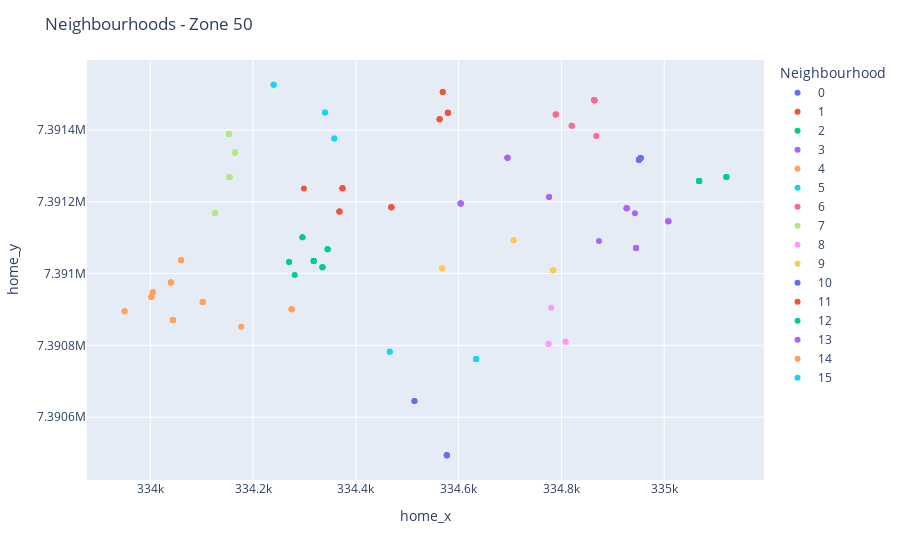

The code cell stored with this chart in its notebook:
### Code cell
zone = 50
zone_df = df[df['home'] == zone].sort_values(by='Neighbourhood')
zone_df['Neighbourhood'] = zone_df['Neighbourhood'].astype(str)

fig = px.scatter(zone_df, x='home_x', y='home_y', color='Neighbourhood')
fig.update_layout(title=f'Neighbourhoods - Zone {zone}')

### Figure 1 — Plotly figure (JSON) as saved in the notebook; plotly's stock layout.template omitted (floating-point values rounded to 4 significant figures)
{"data": [{"hovertemplate": "Neighbourhood=0<br>home_x=%{x}<br>home_y=%{y}<extra></extra>", "legendgroup": "0", "marker": {"color": "#636efa", "symbol": "circle"}, "mode": "markers", "name": "0", "showlegend": true, "type": "scatter", "x": [334514, 334577, 334577, 334577, 334577, 334514], "xaxis": "x", "y": [7390645, 7390494, 7390494, 7390494, 7390494, 7390645], "yaxis": "y"}, {"hovertemplate": "Neighbourhood=1<br>home_x=%{x}<br>home_y=%{y}<extra></extra>", "legendgroup": "1", "marker": {"color": "#EF553B", "symbol": "circle"}, "mode": "markers", "name": "1", "showlegend": true, "type": "scatter", "x": [334563, 334563, 334563, 334579, 334579, 334579, 334569, 334569, 334579], "xaxis": "x", "y": [7391430, 7391430, 7391430, 7391448, 7391448, 7391448, 7391506, 7391506, 7391448], "yaxis": "y"}, {"hovertemplate": "Neighbourhood=2<br>home_x=%{x}<br>home_y=%{y}<extra></extra>", "legendgroup": "2", "marker": {"color": "#00cc96", "symbol": "circle"}, "mode": "markers", "name": "2", "showlegend": true, "type": "scatter", "x": [334318, 334281, 334270, 334345, 334345, 334345, 334318, 334270, 334335, 334335, 334318, 334296, 334296, 334318, 334335, 334318], "xaxis": "x", "y": [7391035, 7390996, 7391032, 7391068, 7391068, 7391068, 7391035, 7391032, 7391018, 7391018, 7391035, 7391101, 7391101, 7391035, 7391018, 7391035], "yaxis": "y"}, {"hovertemplate": "Neighbourhood=3<br>home_x=%{x}<br>home_y=%{y}<extra></extra>", "legendgroup": "3", "marker": {"color": "#ab63fa", "symbol": "circle"}, "mode": "markers", "name": "3", "showlegend": true, "type": "scatter", "x": [335008, 334945, 334945, 334927, 334927, 334943, 334873, 334927, 334945, 334945, 334927, 334945, 335008, 335008, 335008], "xaxis": "x", "y": [7391146, 7391071, 7391071, 7391182, 7391182, 7391168, 7391091, 7391182, 7391071, 7391071, 7391182, 7391071, 7391146, 7391146, 7391146], "yaxis": "y"}, {"hovertemplate": "Neighbourhood=4<br>home_x=%{x}<br>home_y=%{y}<extra></extra>", "legendgroup": "4", "marker": {"color": "#FFA15A", "symbol": "circle"}, "mode": "markers", "name": "4", "showlegend": true, "type": "scatter", "x": [334044, 334044, 334102, 333950, 333950, 334044, 334044, 334002, 334060, 334005, 334005, 334002, 334002, 334040, 334040, 334040, 334060, 334060, 334005, 334102, 334102], "xaxis": "x", "y": [7390871, 7390871, 7390921, 7390895, 7390895, 7390871, 7390871, 7390935, 7391037, 7390948, 7390948, 7390935, 7390935, 7390975, 7390975, 7390975, 7391037, 7391037, 7390948, 7390921, 7390921], "yaxis": "y"}, {"hovertemplate": "Neighbourhood=5<br>home_x=%{x}<br>home_y=%{y}<extra></extra>", "legendgroup": "5", "marker": {"color": "#19d3f3", "symbol": "circle"}, "mode": "markers", "name": "5", "showlegend": true, "type": "scatter", "x": [334240, 334358, 334340, 334340, 334240, 334358], "xaxis": "x", "y": [7391526, 7391376, 7391449, 7391449, 7391526, 7391376], "yaxis": "y"}, {"hovertemplate": "Neighbourhood=6<br>home_x=%{x}<br>home_y=%{y}<extra></extra>", "legendgroup": "6", "marker": {"color": "#FF6692", "symbol": "circle"}, "mode": "markers", "name": "6", "showlegend": true, "type": "scatter", "x": [334789, 334789, 334789, 334820, 334820, 334864, 334864, 334864, 334864, 334864, 334864, 334868, 334864, 334864], "xaxis": "x", "y": [7391443, 7391443, 7391443, 7391412, 7391412, 7391483, 7391483, 7391483, 7391483, 7391483, 7391483, 7391383, 7391483, 7391483], "yaxis": "y"}, {"hovertemplate": "Neighbourhood=7<br>home_x=%{x}<br>home_y=%{y}<extra></extra>", "legendgroup": "7", "marker": {"color": "#B6E880", "symbol": "circle"}, "mode": "markers", "name": "7", "showlegend": true, "type": "scatter", "x": [334154, 334153, 334153, 334153, 334153, 334154, 334165, 334165, 334165, 334165, 334126, 334126, 334126, 334154, 334165, 334154], "xaxis": "x", "y": [7391269, 7391389, 7391389, 7391389, 7391389, 7391269, 7391337, 7391337, 7391337, 7391337, 7391169, 7391169, 7391169, 7391269, 7391337, 7391269], "yaxis": "y"}, {"hovertemplate": "Neighbourhood=8<br>home_x=%{x}<br>home_y=%{y}<extra></extra>", "legendgroup": "8", "marker": {"color": "#FF97FF", "symbol": "circle"}, "mode": "markers", "name": "8", "showlegend": true, "type": "scatter", "x": [334775, 334780, 334808, 334808, 334775], "xaxis": "x", "y": [7390804, 7390905, 7390810, 7390810, 7390804], "yaxis": "y"}, {"hovertemplate": "Neighbourhood=9<br>home_x=%{x}<br>home_y=%{y}<extra></extra>", "legendgroup": "9", "marker": {"color": "#FECB52", "symbol": "circle"}, "mode": "markers", "name": "9", "showlegend": true, "type": "scatter", "x": [334784, 334784, 334784, 334707, 334707, 334568, 334568, 334784], "xaxis": "x", "y": [7391009, 7391009, 7391009, 7391093, 7391093, 7391015, 7391015, 7391009], "yaxis": "y"}, {"hovertemplate": "Neighbourhood=10<br>home_x=%{x}<br>home_y=%{y}<extra></extra>", "legendgroup": "10", "marker": {"color": "#636efa", "symbol": "circle"}, "mode": "markers", "name": "10", "showlegend": true, "type": "scatter", "x": [334954, 334954, 334951, 334951, 334951, 334951, 334954, 334954], "xaxis": "x", "y": [7391322, 7391322, 7391317, 7391317, 7391317, 7391317, 7391322, 7391322], "yaxis": "y"}, {"hovertemplate": "Neighbourhood=11<br>home_x=%{x}<br>home_y=%{y}<extra></extra>", "legendgroup": "11", "marker": {"color": "#EF553B", "symbol": "circle"}, "mode": "markers", "name": "11", "showlegend": true, "type": "scatter", "x": [334374, 334374, 334374, 334299, 334469, 334368, 334368, 334469, 334469, 334469, 334368], "xaxis": "x", "y": [7391238, 7391238, 7391238, 7391237, 7391185, 7391173, 7391173, 7391185, 7391185, 7391185, 7391173], "yaxis": "y"}, {"hovertemplate": "Neighbourhood=12<br>home_x=%{x}<br>home_y=%{y}<extra></extra>", "legendgroup": "12", "marker": {"color": "#00cc96", "symbol": "circle"}, "mode": "markers", "name": "12", "showlegend": true, "type": "scatter", "x": [335121, 335068, 335068, 335068, 335068, 335121, 335068, 335121, 335068], "xaxis": "x", "y": [7391269, 7391258, 7391258, 7391258, 7391258, 7391269, 7391258, 7391269, 7391258], "yaxis": "y"}, {"hovertemplate": "Neighbourhood=13<br>home_x=%{x}<br>home_y=%{y}<extra></extra>", "legendgroup": "13", "marker": {"color": "#ab63fa", "symbol": "circle"}, "mode": "markers", "name": "13", "showlegend": true, "type": "scatter", "x": [334604, 334695, 334695, 334604, 334604, 334604, 334776, 334695, 334776], "xaxis": "x", "y": [7391195, 7391323, 7391323, 7391195, 7391195, 7391195, 7391213, 7391323, 7391213], "yaxis": "y"}, {"hovertemplate": "Neighbourhood=14<br>home_x=%{x}<br>home_y=%{y}<extra></extra>", "legendgroup": "14", "marker": {"color": "#FFA15A", "symbol": "circle"}, "mode": "markers", "name": "14", "showlegend": true, "type": "scatter", "x": [334275, 334275, 334275, 334177], "xaxis": "x", "y": [7390901, 7390901, 7390901, 7390852], "yaxis": "y"}, {"hovertemplate": "Neighbourhood=15<br>home_x=%{x}<br>home_y=%{y}<extra></extra>", "legendgroup": "15", "marker": {"color": "#19d3f3", "symbol": "circle"}, "mode": "markers", "name": "15", "showlegend": true, "type": "scatter", "x": [334466, 334634, 334634, 334634, 334634, 334466, 334634], "xaxis": "x", "y": [7390782, 7390762, 7390762, 7390762, 7390762, 7390782, 7390762], "yaxis": "y"}], "layout": {"legend": {"title": {"text": "Neighbourhood"}, "tracegroupgap": 0}, "margin": {"t": 60}, "title": {"text": "Neighbourhoods - Zone 50"}, "xaxis": {"anchor": "y", "domain": [0, 1], "title": {"text": "home_x"}}, "yaxis": {"anchor": "x", "domain": [0, 1], "title": {"text": "home_y"}}}}
